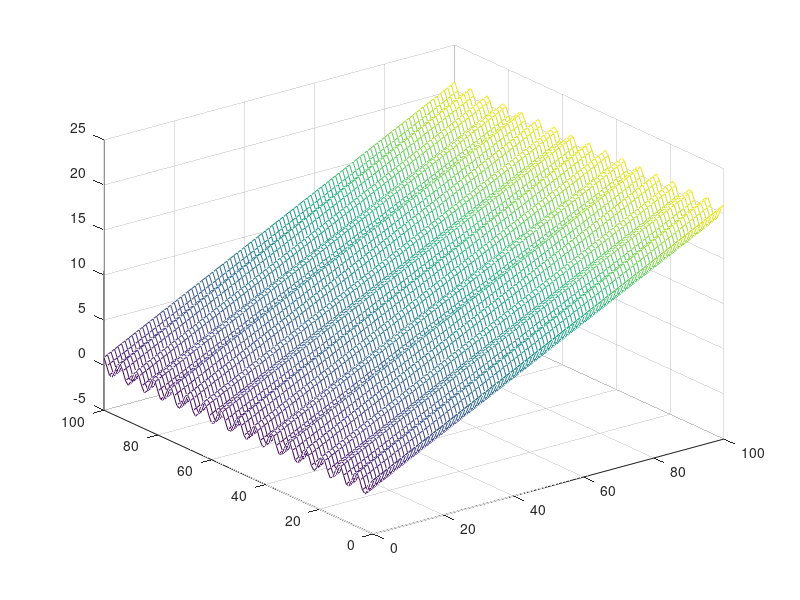
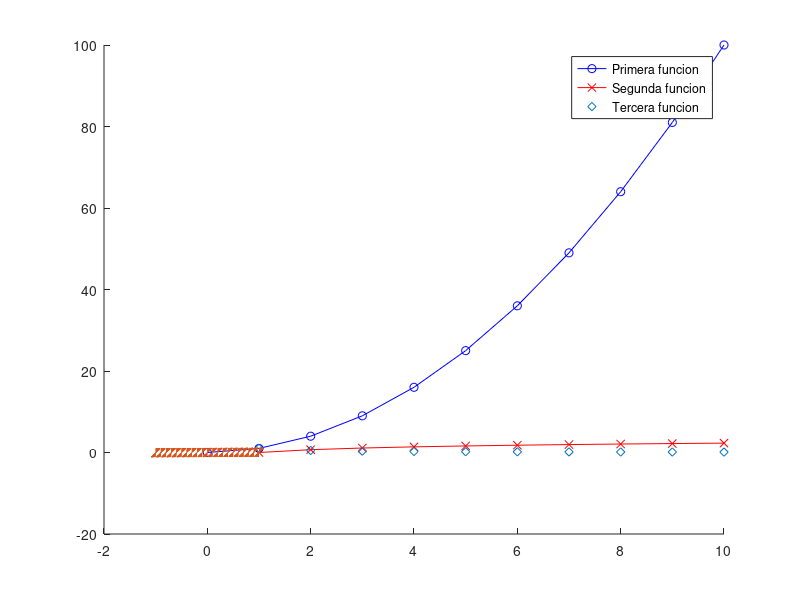

Recreate these plots in MATLAB, in order.
%%
%1
t=0:0.001:10;
x = t.^2 - 2*t;
y = t+1;
plot(x,y,'r')
xlabel("Coordenada x");
ylabel("Coordenada y");
hold off;
%%
%2
t = 0:100;
x = (t.^3)-4*t;
y = (t.^2)-4;
plot(x,y)
grid on
title("Grafica Problema 2")

%%
%3
t=0:pi/10:2*pi;
u=0:pi/10:2*pi;
[T,U] = meshgrid(t,u);
x = cos(T).*cos(U);
y = cos(T).*sin(U);
z = (cos(T)).^2;
surf(x,y,z)

%%
%4
x=0:100;
y=0:100;
[X,Y]=meshgrid(x,y);
z = 0.2*X + cos(Y);
mesh(X,Y,z)

%%
%5
x=0:10;
y1=x.^2;
y2= log(x);
y3=1./x;

figure;
hold on;

plot(x,y1,'-ob');
plot(x,y2, '-xr');
plot(x,y3, 'diamond');
legend("Primera funcion", "Segunda funcion", "Tercera funcion")

%%
%6
x =-1:0.1:1;
y =-1:0.1:1;
[X,Y]=meshgrid(x,y);
U=Y;
V=X;
quiver(X,Y,U,V);
